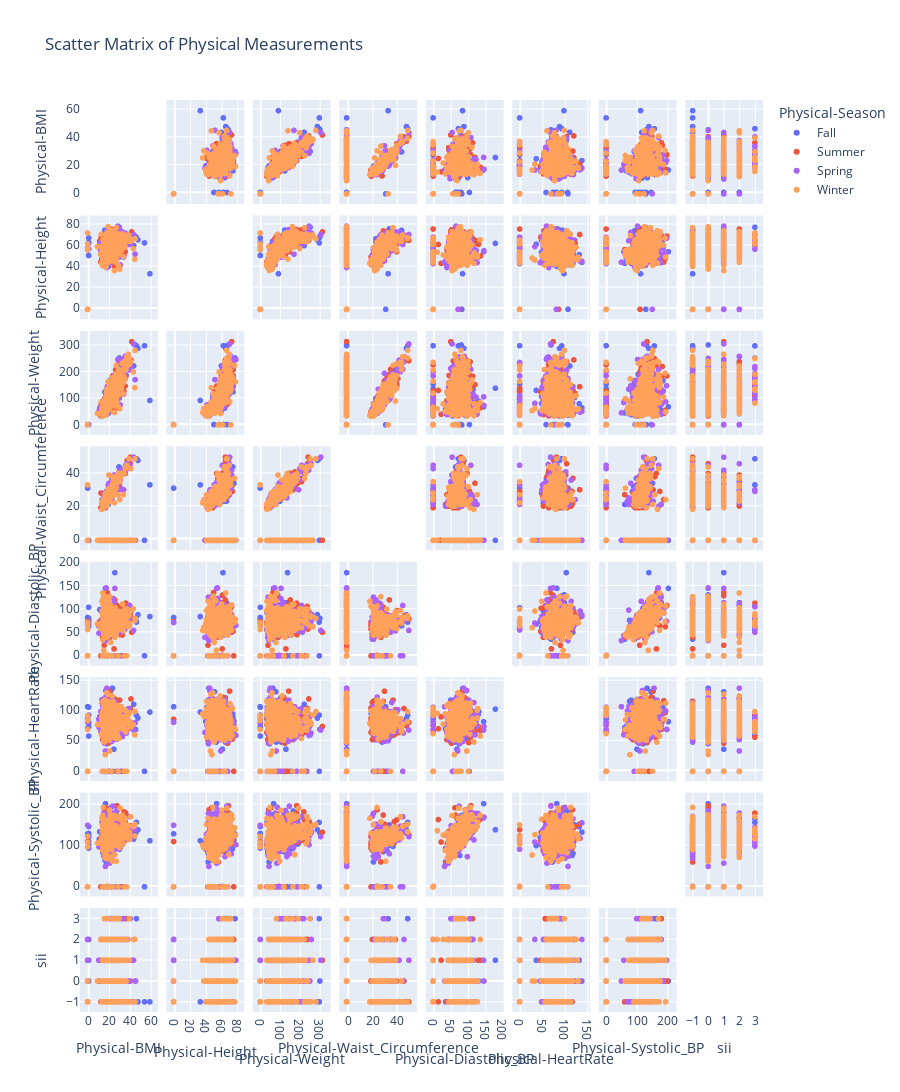

Notebook code cell kept with this figure:
### Markdown cell above
#### CSV Data Exploration: Physical Measurements

### Code cell
scatterMatrixSeason(tableData, ['Physical-BMI',
                                'Physical-Height',
                                'Physical-Weight',
                                'Physical-Waist_Circumference',
                                'Physical-Diastolic_BP',
                                'Physical-HeartRate',
                                'Physical-Systolic_BP',
                                'sii'],
                    title = 'Scatter Matrix of Physical Measurements',
                    colour='Physical-Season')

### Figure 1 — Plotly figure (JSON) as saved in the notebook; plotly's stock layout.template omitted (floating-point values rounded to 4 significant figures; data arrays with more than 128 entries replaced by an {"elided": "..."} marker saying what was removed)
{"data": [{"diagonal": {"visible": false}, "dimensions": [{"axis": {"matches": true}, "label": "Physical-BMI", "values": {"elided": "786 float values"}}, {"axis": {"matches": true}, "label": "Physical-Height", "values": {"elided": "786 float values"}}, {"axis": {"matches": true}, "label": "Physical-Weight", "values": {"elided": "786 float values"}}, {"axis": {"matches": true}, "label": "Physical-Waist_Circumference", "values": {"elided": "786 float values"}}, {"axis": {"matches": true}, "label": "Physical-Diastolic_BP", "values": {"elided": "786 int values"}}, {"axis": {"matches": true}, "label": "Physical-HeartRate", "values": {"elided": "786 int values"}}, {"axis": {"matches": true}, "label": "Physical-Systolic_BP", "values": {"elided": "786 int values"}}, {"axis": {"matches": true}, "label": "sii", "values": {"elided": "786 int values"}}], "hovertemplate": "Physical-Season=Fall<br>%{xaxis.title.text}=%{x}<br>%{yaxis.title.text}=%{y}<extra></extra>", "legendgroup": "Fall", "marker": {"color": "#636efa", "symbol": "circle"}, "name": "Fall", "showlegend": true, "type": "splom"}, {"diagonal": {"visible": false}, "dimensions": [{"axis": {"matches": true}, "label": "Physical-BMI", "values": {"elided": "791 float values"}}, {"axis": {"matches": true}, "label": "Physical-Height", "values": {"elided": "791 float values"}}, {"axis": {"matches": true}, "label": "Physical-Weight", "values": {"elided": "791 float values"}}, {"axis": {"matches": true}, "label": "Physical-Waist_Circumference", "values": {"elided": "791 float values"}}, {"axis": {"matches": true}, "label": "Physical-Diastolic_BP", "values": {"elided": "791 int values"}}, {"axis": {"matches": true}, "label": "Physical-HeartRate", "values": {"elided": "791 int values"}}, {"axis": {"matches": true}, "label": "Physical-Systolic_BP", "values": {"elided": "791 int values"}}, {"axis": {"matches": true}, "label": "sii", "values": {"elided": "791 int values"}}], "hovertemplate": "Physical-Season=Summer<br>%{xaxis.title.text}=%{x}<br>%{yaxis.title.text}=%{y}<extra></extra>", "legendgroup": "Summer", "marker": {"color": "#EF553B", "symbol": "circle"}, "name": "Summer", "showlegend": true, "type": "splom"}, {"diagonal": {"visible": false}, "dimensions": [{"axis": {"matches": true}, "label": "Physical-BMI", "values": {"elided": "929 float values"}}, {"axis": {"matches": true}, "label": "Physical-Height", "values": {"elided": "929 float values"}}, {"axis": {"matches": true}, "label": "Physical-Weight", "values": {"elided": "929 float values"}}, {"axis": {"matches": true}, "label": "Physical-Waist_Circumference", "values": {"elided": "929 float values"}}, {"axis": {"matches": true}, "label": "Physical-Diastolic_BP", "values": {"elided": "929 int values"}}, {"axis": {"matches": true}, "label": "Physical-HeartRate", "values": {"elided": "929 int values"}}, {"axis": {"matches": true}, "label": "Physical-Systolic_BP", "values": {"elided": "929 int values"}}, {"axis": {"matches": true}, "label": "sii", "values": {"elided": "929 int values"}}], "hovertemplate": "Physical-Season=Spring<br>%{xaxis.title.text}=%{x}<br>%{yaxis.title.text}=%{y}<extra></extra>", "legendgroup": "Spring", "marker": {"color": "#ab63fa", "symbol": "circle"}, "name": "Spring", "showlegend": true, "type": "splom"}, {"diagonal": {"visible": false}, "dimensions": [{"axis": {"matches": true}, "label": "Physical-BMI", "values": {"elided": "804 float values"}}, {"axis": {"matches": true}, "label": "Physical-Height", "values": {"elided": "804 float values"}}, {"axis": {"matches": true}, "label": "Physical-Weight", "values": {"elided": "804 float values"}}, {"axis": {"matches": true}, "label": "Physical-Waist_Circumference", "values": {"elided": "804 float values"}}, {"axis": {"matches": true}, "label": "Physical-Diastolic_BP", "values": {"elided": "804 int values"}}, {"axis": {"matches": true}, "label": "Physical-HeartRate", "values": {"elided": "804 int values"}}, {"axis": {"matches": true}, "label": "Physical-Systolic_BP", "values": {"elided": "804 int values"}}, {"axis": {"matches": true}, "label": "sii", "values": {"elided": "804 int values"}}], "hovertemplate": "Physical-Season=Winter<br>%{xaxis.title.text}=%{x}<br>%{yaxis.title.text}=%{y}<extra></extra>", "legendgroup": "Winter", "marker": {"color": "#FFA15A", "symbol": "circle"}, "name": "Winter", "showlegend": true, "type": "splom"}], "layout": {"dragmode": "select", "height": 1500, "legend": {"title": {"text": "Physical-Season"}, "tracegroupgap": 0}, "title": {"text": "Scatter Matrix of Physical Measurements"}}}
